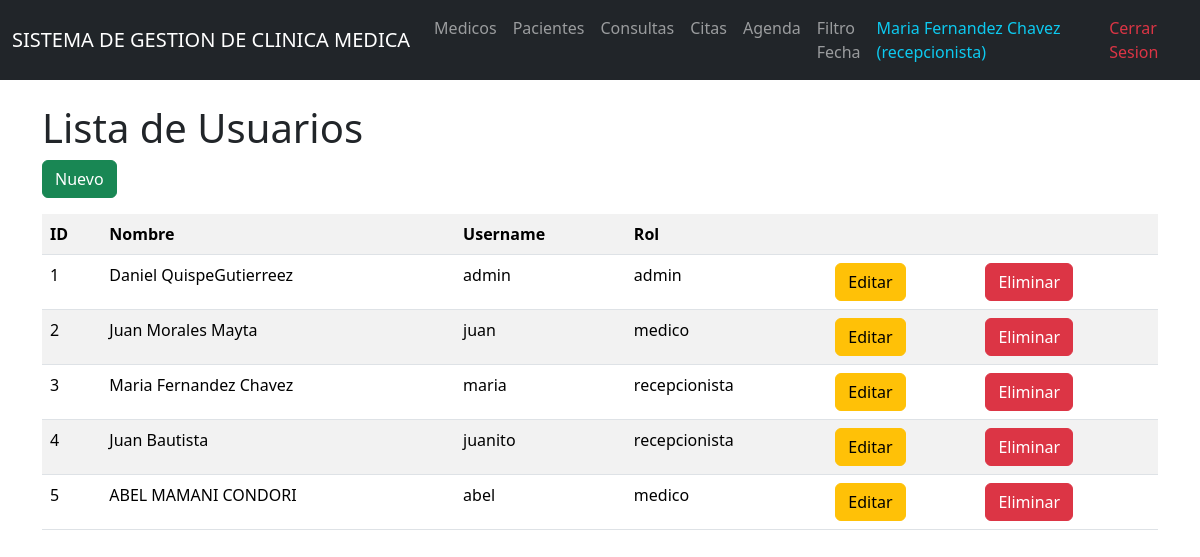
/usuarios/ (signed in), run on the app's committed database.
### models/usuario_model.py (models this page shows, shortened)
class Usuario(db.Model):
    __tablename__ = "usuarios"
    id = db.Column(db.Integer, primary_key=True)
    nombre = db.Column(db.String(80), nullable=False)
    username = db.Column(db.String(20), unique=True, nullable=False)
    password = db.Column(db.String(200), nullable=False)
    rol = db.Column(db.String(20), nullable=False)
    @staticmethod
    def get_all():
        return Usuario.query.all()

### controllers/usuario_controller.py (the view)
@usuario_bp.route("/")
def index():
    usuarios = Usuario.get_all()
    return usuario_view.list(usuarios)

### run.py (called while the page is built)
@app.context_processor
def inject_active_path():
    def is_active(path):
        return 'active' if request.path == path else ''
    return dict(is_active=is_active, session=session)

### views/usuario_view.py (called while the page is built)
def list(usuarios):
    return render_template('usuarios/index.html', usuarios=usuarios)

### templates/usuarios/index.html (shortened to what this page needs)
{% extends 'base.html' %}
{% block content %}
<h1>Lista de Usuarios</h1>
<a href="{{ url_for('usuario.create') }}" class="btn btn-success mb-3">Nuevo</a>
<table class="table table-striped">
  <tr>
    <th>ID</th>
    <th>Nombre</th>
    <th>Username</th>
    <th>Rol</th>
    <th></th>
    <th></th>
  </tr>
  {% for item in usuarios %}
  <tr>
    <td>{{item.id}}</td>
    <td>{{item.nombre}}</td>
    <td>{{item.username}}</td>
    <td>{{item.rol}}</td>
    <td>
      <a href="{{ url_for('usuario.edit', id=item.id) }}" class="btn btn-warning">Editar</a>
    </td>
    <td>
      <a href="{{ url_for('usuario.delete', id=item.id) }}" class="btn btn-danger">Eliminar</a>
    </td>
  </tr>
  {% endfor %}
</table>
{% endblock %}

### templates/base.html (shortened to what this page needs)
<!doctype html>
<html lang="es">
  <head>
    <link href="https://cdn.jsdelivr.net/npm/bootstrap@5.3.8/dist/css/bootstrap.min.css" rel="stylesheet">
  </head>
  <body>
    <nav class="navbar navbar-expand-lg navbar-dark bg-dark">
      <div class="container-fluid">
        <a class="navbar-brand" href="#">SISTEMA DE GESTION DE CLINICA MEDICA</a>
        <div class="collapse navbar-collapse" id="navbarNav">
          <ul class="navbar-nav me-auto">
            {% if session.usuario_id %}
              <li class="nav-item">
                <a class="nav-link {{ is_active('/medicos/') }}" href="/medicos/">Medicos</a>
              </li>
              <li class="nav-item">
                <a class="nav-link {{ is_active('/pacientes/') }}" href="/pacientes/">Pacientes</a>
              </li>
              <li class="nav-item">
                <a class="nav-link {{ is_active('/consultas/') }}" href="/consultas/">Consultas</a>
              </li>
              <li class="nav-item">
                <a class="nav-link {{ is_active('/citas/') }}" href="/citas/">Citas</a>
              </li>
              <li class="nav-item">
                <a class="nav-link {{ is_active('/citas/agenda') }}" href="/citas/agenda">Agenda</a>
              </li>
              <li class="nav-item">
                <a class="nav-link {{ is_active('/consultas/filtrar') }}" href="/consultas/filtrar">Filtro Fecha</a>
              </li>
            {% endif %}
          </ul>
          <ul class="navbar-nav">
            {% if session.usuario_id %}
              <li class="nav-item">
                <span class="nav-link text-info">{{ session.usuario_nombre }} ({{ session.rol }})</span>
              </li>
              <li class="nav-item">
                <a class="nav-link text-danger" href="/auth/logout">Cerrar Sesion</a>
              </li>
            {% endif %}
          </ul>
        </div>
      </div>
    </nav>
    <div class="container mt-4">
      {% block content %}{% endblock %}
    </div>
  </body>
</html>

### data on the page
Usuario: usuario_nombre "Maria Fernandez Chavez", id "3", nombre "Maria Fernandez Chavez", username "maria", rol "recepcionista"
Usuario: id "1", nombre "Daniel QuispeGutierreez", username "admin", rol "admin"
Usuario: id "2", nombre "Juan Morales Mayta", username "juan", rol "medico"
Usuario: id "4", nombre "Juan Bautista", username "juanito", rol "recepcionista"
Usuario: id "5", nombre "ABEL MAMANI CONDORI", username "abel", rol "medico"

### other printed values
{{ session.rol }} "recepcionista"
